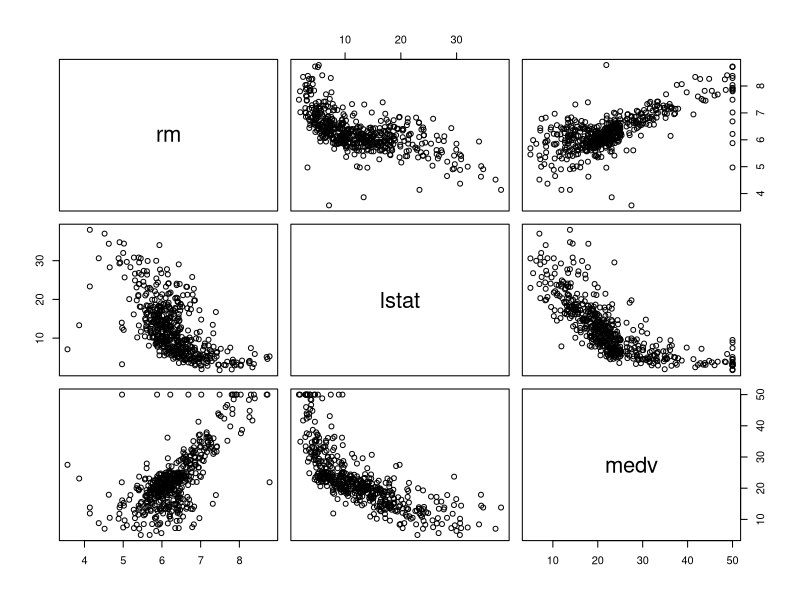
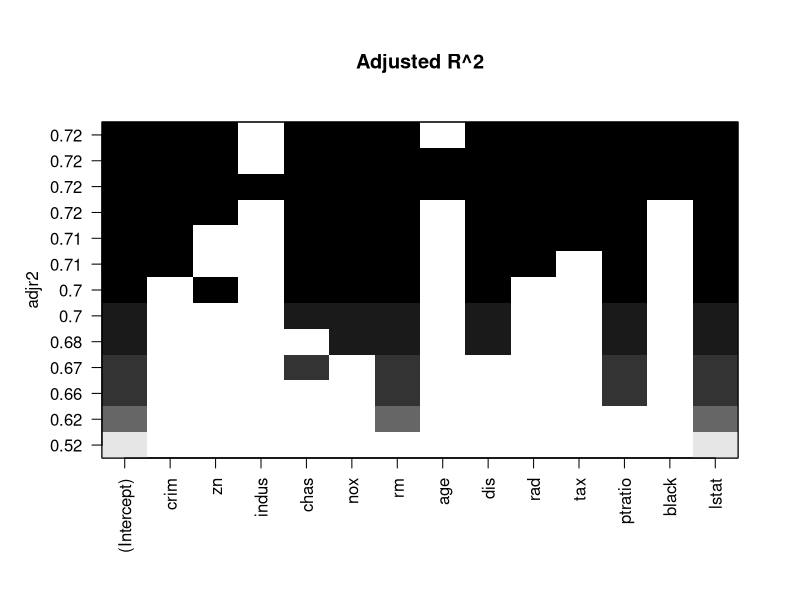
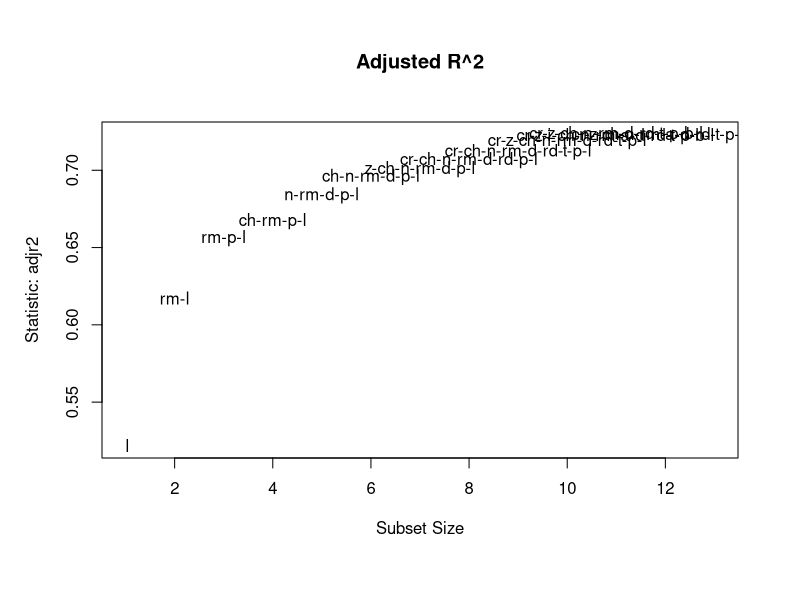

Write R code to recreate these figures, in order. (Note: this script raises an error after producing the figures.)
### Load packages and data
library(tidyverse)
library(MASS)
library(caret)
library(corrplot)
library(leaps)
library(car)

data(Boston)

### Examine structure of Boston data set
str(Boston)

###---------------------------------------------------------------------------
###---------------------------------------------------------------------------
###------- Analytic Approach -------------------------------------------------
###---------------------------------------------------------------------------
###---------------------------------------------------------------------------


### Determine the two variables with the highest correlation to medv
corMat <- cor(Boston)
corPairs <- as.data.frame(as.table(corMat))

sorted <- 
  corPairs %>%
    dplyr::filter(Var1 %in% "medv") %>%
      dplyr::mutate(absFreq = abs(Freq)) %>%
        dplyr::arrange(absFreq)

pairs(Boston[names(Boston) %in% c("medv", "lstat", "rm")])

###---------------------------------------------------------------------------
###---------------------------------------------------------------------------
###------- Custom Functions --------------------------------------------------
###---------------------------------------------------------------------------
###---------------------------------------------------------------------------

performanceSummary <- function(lm_mod){
  rs <- summary(lm_mod)$r.squared
  ars <- summary(lm_mod)$adj.r.squared
  mse <- summary(lm_mod)$sigma
  
  res <- data.frame(r_squared = rs, adj_r_squared = ars, MSE = mse)
  
  res
}

###---------------------------------------------------------------------------
###---------------------------------------------------------------------------
###------- Results -----------------------------------------------------------
###---------------------------------------------------------------------------
###---------------------------------------------------------------------------

# create testing and validation data sets
train_index <- createDataPartition(Boston$medv, p = 0.75, list = FALSE)
trainset <- Boston[train_index, ]
testset <- Boston[-train_index, ]


##### perform best subsets analysis
regsubsets.out <-
  regsubsets(medv ~ .,
             data = trainset,
             nbest = 1,       # 1 best model for each number of predictors
             nvmax = NULL,    # NULL for no limit on number of variables
             force.in = NULL, force.out = NULL,
             method = "exhaustive")
regsubsets.out

summary.out <- summary(regsubsets.out)
as.data.frame(summary.out$outmat)
plot(regsubsets.out, scale = "adjr2", main = "Adjusted R^2")

## Adjusted R2
res.legend <-
  subsets(regsubsets.out, statistic="adjr2", legend = FALSE, min.size = 1, main = "Adjusted R^2")

summary.out$adjr2

# the best compromise of R^2 and complexity is the model with 7 variables
# crim, nox, rm, dis, ptratio, black, lstat
lm.best_subsets <- lm(medv ~ zn + chas + nox + rm + dis + ptratio + lstat, data = testset)
performanceSummary(lm_mod = lm.best_subsets)


##### LASSO variable selection
lasso_grid <- expand.grid(fraction = seq(.05, 1, length = 20))
lasso_model <- train(medv ~ .,
                    data = trainset,
                    method = "lasso",
                    preProcess = c("center", "scale"),
                    tuneGrid = lasso_grid,
                    trControl = trainControl(method= "cv", selectionFunction = "oneSE"))
lasso_model
lasso_model$finalModel$beta.pure[8, ]
lasso_pred <- predict(lasso_model, testset)
postResample(pred = lasso_pred,  obs = testset$medv)

# crim, rm, dis, tax, ptratio, black, lstat
lm.lasso <- lm(medv ~ crim + rm + dis + tax + ptratio + black + lstat, data = testset)
performanceSummary(lm.lasso)
postResample(pred = predict(lm.lasso, testset),  obs = testset$medv)

# fine tune lm.best_subsets
lm.best_subsets <- lm(medv ~ zn + chas + nox + rm + dis + ptratio + lstat, data = trainset)

## linearity considerations
boston_long <- 
  Boston[, c("medv", "zn", "chas", "nox", "rm", "dis", "ptratio", "lstat")] %>%
    tidyr::gather("var", "value", -1)

xyPlots <- boston_long %>%
            ggplot(aes(x = value, y = medv)) +
              geom_point() + 
                facet_wrap(~var, scales = "free")

# dis, lstat, nox all appear to have signs of non-linearity 
lm.best_subsets_poly <- lm(medv ~ zn + chas + poly(nox, 3) + rm + poly(dis, 3) + ptratio + poly(lstat, 3), data = trainset)
performanceSummary(lm.best_subsets_poly)

# lstat has a significant quadratic term
lm.best_subsets_poly <- lm(medv ~ zn + chas + nox + rm + dis + ptratio + poly(lstat, 2), data = trainset)
lm.best_subsets_poly_test <- lm(medv ~ zn + chas + nox + rm + dis + ptratio + poly(lstat, 2), data = testset)
performanceSummary(lm.best_subsets_poly_test)




## multicollinearity considerations
preds <- data.frame(zn = Boston$zn,
                    chas = Boston$chas,
                    nox = Boston$nox,
                    rm = Boston$rm,
                    dis = Boston$dis,
                    ptratio = Boston$ptratio,
                    lstat_poly1 = poly(Boston$lstat, 2)[, 1],
                    lstat_poly2 = poly(Boston$lstat, 2)[, 2])
                
corrplot::corrplot(cor(preds),
                   order = "hclust",
                   type = "lower")

# dis and nox have high correlation, as do rm and lstat_poly1
lm.best_subsets_poly_int1 <- lm(medv ~ zn + chas + nox + rm + dis + ptratio + poly(lstat, 2) + dis*nox, data = testset)
performanceSummary(lm.best_subsets_poly_int1)

lm.best_subsets_poly_int2 <- lm(medv ~ zn + chas + nox + rm + dis + ptratio + rm*poly(lstat, 2), data = trainset)
lm.best_subsets_poly_int2_test <- lm(medv ~ zn + chas + nox + rm + dis + ptratio + rm*poly(lstat, 2), data = testset)

performanceSummary(lm.best_subsets_poly_int2_test)


###---------------------------------------------------------------------------
###---------------------------------------------------------------------------
###------- Final Model -------------------------------------------------------
###---------------------------------------------------------------------------
###---------------------------------------------------------------------------

lm.final_model <- lm(medv ~ chas + nox + rm + dis + ptratio + poly(lstat, 2), data = Boston)

lm.final_model <- lm(sqrt(medv) ~ chas + nox + rm + log(dis) + ptratio + poly(lstat, 2), data = Boston)
performanceSummary(lm.final_model)


plot(lm.final_model$fitted.values, sqrt(Boston$medv), 
     xlab = "Fitted Values",
     ylab = "Square Root of Median House Price ($1000s)",
     main = "Final Model Fit")


plot(Boston$lstat, sqrt(Boston$medv),
     xlab = "lstat",
     ylab = "Square Root of Median House Price ($1000s)",
     main = "Potential Non-linearity of relationship between \n ltstat and median house value")




par(mfrow = c(2,2))
plot(lm.final_model)



summary(lm.final_model)

###---------------------------------------------------------------------------
###---------------------------------------------------------------------------
###------- Error Analysis ----------------------------------------------------
###---------------------------------------------------------------------------
###---------------------------------------------------------------------------

# Multicollinearity
corrplot::corrplot(cor(Boston[, -4]),
                   order = "hclust",
                   type = "lower")

vif(lm.best_subsets)

## linearity considerations
boston_long <- 
  Boston[, c("medv", "zn", "chas", "nox", "rm", "dis", "ptratio", "lstat")] %>%
  tidyr::gather("var", "value", -1)

xyPlots <- boston_long %>%
  ggplot(aes(x = value, y = medv)) +
  geom_point() + 
  facet_wrap(~var, scales = "free")

# dis, lstat, nox all appear to have signs of non-linearity 
lm.best_subsets_poly <- lm(medv ~ zn + chas + poly(nox, 3) + rm + poly(dis, 3) + ptratio + poly(lstat, 3), data = trainset)

#lstat has a significant quadratic term
lm.best_subsets_poly <- lm(medv ~ zn + chas + nox + rm + dis + ptratio + poly(lstat, 2), data = trainset)
postResample(pred = predict(lm.best_subsets_poly, testset),  obs = testset$medv)


## Transformations
medv <- data.frame(status = "non-transformed", var = "medv", value = Boston$medv)
medv_sqrt <- data.frame(status = "square root", var = "medv", value = sqrt(Boston$medv))
dis <- data.frame(status = "non-transformed", var = "dis", value = Boston$dis)
dis_log <- data.frame(status = "log", var = "dis", value = log(Boston$dis))


resp <- do.call(rbind, list(medv, medv_sqrt, dis, dis_log))

medv_plot <- 
  resp %>%
    ggplot(aes(x = value)) + 
      geom_histogram() + 
        facet_wrap(~var + status, scales = "free")
